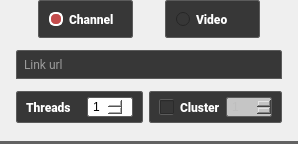
                                   <widget class="QFrame" name="frame_12">
                                    <property name="styleSheet">
                                     <string notr="true">border-bottom:3px solid rgb(98, 98, 98);
border-left:none;
border-right:none;
border-top:none;</string>
                                    </property>
                                    <property name="frameShape">
                                     <enum>QFrame::StyledPanel</enum>
                                    </property>
                                    <property name="frameShadow">
                                     <enum>QFrame::Raised</enum>
                                    </property>
                                    <layout class="QVBoxLayout" name="verticalLayout_3">
                                     <property name="spacing">
                                      <number>12</number>
                                     </property>
                                     <property name="topMargin">
                                      <number>0</number>
                                     </property>
                                     <property name="bottomMargin">
                                      <number>13</number>
                                     </property>
                                     <item>
                                      <widget class="QFrame" name="frame_10">
                                       <property name="maximumSize">
                                        <size>
                                         <width>16777215</width>
                                         <height>16777215</height>
                                        </size>
                                       </property>
                                       <property name="font">
                                        <font>
                                         <pointsize>10</pointsize>
                                        </font>
                                       </property>
                                       <property name="styleSheet">
                                        <string notr="true">border:none</string>
                                       </property>
                                       <property name="frameShape">
                                        <enum>QFrame::StyledPanel</enum>
                                       </property>
                                       <property name="frameShadow">
                                        <enum>QFrame::Raised</enum>
                                       </property>
                                       <layout class="QHBoxLayout" name="horizontalLayout_12" stretch="0,2">
                                        <property name="spacing">
                                         <number>5</number>
                                        </property>
                                        <property name="leftMargin">
                                         <number>0</number>
                                        </property>
                                        <property name="topMargin">
                                         <number>0</number>
                                        </property>
                                        <property name="rightMargin">
                                         <number>0</number>
                                        </property>
                                        <property name="bottomMargin">
                                         <number>0</number>
                                        </property>
                                        <item>
                                         <widget class="QRadioButton" name="radioButton">
                                          <property name="maximumSize">
                                           <size>
                                            <width>95</width>
                                            <height>16777215</height>
                                           </size>
                                          </property>
                                          <property name="font">
                                           <font>
                                            <family>Roboto Black</family>
                                            <pointsize>9</pointsize>
                                            <weight>50</weight>
                                            <bold>false</bold>
                                           </font>
                                          </property>
                                          <property name="styleSheet">
                                           <string notr="true">
QRadioButton{background-color: rgb(55, 55, 55);
color: rgb(255, 255, 255);
border: 1px solid  rgb(91, 91, 91);
border-radius:2px;
padding:10px;
}

QRadioButton::hover{
	background-color: rgb(59, 59, 59);}


QRadioButton::indicator:checked {
    background-color: rgb(195, 75, 75);
    border:                 2px solid white;
	border-radius:6px;
}</string>
                                          </property>
                                          <property name="text">
                                           <string>Channel</string>
                                          </property>
                                          <property name="checked">
                                           <bool>true</bool>
                                          </property>
                                         </widget>
                                        </item>
                                        <item>
                                         <widget class="QRadioButton" name="radioButton_2">
                                          <property name="maximumSize">
                                           <size>
                                            <width>95</width>
                                            <height>16777215</height>
                                           </size>
                                          </property>
                                          <property name="font">
                                           <font>
                                            <family>Roboto Black</family>
                                            <pointsize>9</pointsize>
                                            <weight>50</weight>
                                            <bold>false</bold>
                                           </font>
                                          </property>
                                          <property name="styleSheet">
                                           <string notr="true">
QRadioButton{background-color: rgb(55, 55, 55);
color: rgb(255, 255, 255);
border: 1px solid  rgb(91, 91, 91);
border-radius:2px;
padding:10px;
}

QRadioButton::hover{
	background-color: rgb(59, 59, 59);}

QRadioButton::indicator:checked {
    background-color: rgb(195, 75, 75);
    border:                 2px solid white;
	border-radius:6px;
}

</string>
                                          </property>
                                          <property name="text">
                                           <string>Video</string>
                                          </property>
                                         </widget>
                                        </item>
                                       </layout>
                                      </widget>
                                     </item>
                                     <item>
                                      <widget class="QFrame" name="frame_7">
                                       <property name="maximumSize">
                                        <size>
                                         <width>16777215</width>
                                         <height>45</height>
                                        </size>
                                       </property>
                                       <property name="styleSheet">
                                        <string notr="true">border:none</string>
                                       </property>
                                       <property name="frameShape">
                                        <enum>QFrame::StyledPanel</enum>
                                       </property>
                                       <property name="frameShadow">
                                        <enum>QFrame::Raised</enum>
                                       </property>
                                       <layout class="QHBoxLayout" name="horizontalLayout_14" stretch="10">
                                        <property name="spacing">
                                         <number>0</number>
                                        </property>
                                        <property name="leftMargin">
                                         <number>5</number>
                                        </property>
                                        <property name="topMargin">
                                         <number>0</number>
                                        </property>
                                        <property name="rightMargin">
                                         <number>5</number>
                                        </property>
                                        <property name="bottomMargin">
                                         <number>0</number>
                                        </property>
                                        <item>
                                         <widget class="QLineEdit" name="lineEdit">
                                          <property name="font">
                                           <font>
                                            <family>Roboto</family>
                                            <pointsize>9</pointsize>
                                           </font>
                                          </property>
                                          <property name="styleSheet">
                                           <string notr="true">QLineEdit{
background-color: rgb(55, 55, 55);
color: rgb(255, 255, 255);
border: 1px solid  rgb(91, 91, 91);
border-bottom-left-radius:0px;
border-top-left-radius:2px;
border-bottom-right-radius:0px;
border-top-right-radius:2px;
padding:5px;
}

QLineEdit::hover{background-color: rgb(59, 59, 59);}

QLineEdit::focus{
	border:1px solid rgb(195, 75, 75);
}</string>
                                          </property>
                                          <property name="placeholderText">
                                           <string>Link url</string>
                                          </property>
                                         </widget>
                                        </item>
                                       </layout>
                                      </widget>
                                     </item>
                                     <item>
                                      <widget class="QFrame" name="frame_11">
                                       <property name="maximumSize">
                                        <size>
                                         <width>16777215</width>
                                         <height>16777215</height>
                                        </size>
                                       </property>
                                       <property name="styleSheet">
                                        <string notr="true">border:none</string>
                                       </property>
                                       <property name="frameShape">
                                        <enum>QFrame::StyledPanel</enum>
                                       </property>
                                       <property name="frameShadow">
                                        <enum>QFrame::Raised</enum>
                                       </property>
                                       <layout class="QHBoxLayout" name="horizontalLayout_11" stretch="2,2">
                                        <property name="spacing">
                                         <number>6</number>
                                        </property>
                                        <property name="leftMargin">
                                         <number>5</number>
                                        </property>
                                        <property name="topMargin">
                                         <number>0</number>
                                        </property>
                                        <property name="rightMargin">
                                         <number>5</number>
                                        </property>
                                        <property name="bottomMargin">
                                         <number>5</number>
                                        </property>
                                        <item>
                                         <widget class="QFrame" name="frame_13">
                                          <property name="minimumSize">
                                           <size>
                                            <width>0</width>
                                            <height>19</height>
                                           </size>
                                          </property>
                                          <property name="maximumSize">
                                           <size>
                                            <width>16777215</width>
                                            <height>37</height>
                                           </size>
                                          </property>
                                          <property name="styleSheet">
                                           <string notr="true">background-color: rgb(55, 55, 55);
border: 1px solid  rgb(91, 91, 91);
border-radius:2px;
</string>
                                          </property>
                                          <property name="frameShape">
                                           <enum>QFrame::StyledPanel</enum>
                                          </property>
                                          <property name="frameShadow">
                                           <enum>QFrame::Raised</enum>
                                          </property>
                                          <layout class="QHBoxLayout" name="horizontalLayout_16" stretch="3,1">
                                           <property name="topMargin">
                                            <number>5</number>
                                           </property>
                                           <property name="bottomMargin">
                                            <number>5</number>
                                           </property>
                                           <item>
                                            <widget class="QLabel" name="label_2">
                                             <property name="font">
                                              <font>
                                               <family>Roboto Black</family>
                                               <pointsize>9</pointsize>
                                               <weight>50</weight>
                                               <bold>false</bold>
                                              </font>
                                             </property>
                                             <property name="styleSheet">
                                              <string notr="true">color:white;
border:none;
</string>
                                             </property>
                                             <property name="text">
                                              <string>Threads</string>
                                             </property>
                                            </widget>
                                           </item>
                                           <item>
                                            <widget class="QSpinBox" name="spinBox">
                                             <property name="styleSheet">
                                              <string notr="true">QSpinBox{
		background-color: rgb(255, 255, 255); 
		margin-left:10px;

		width:25px;
		height:18px;
		padding-left:3px;
		}

QSpinBox::down-button  {
	background-color: rgb(68, 68, 68);	
		image: url(:/16x16/icons/16x16/cil-arrow-bottom.png);
		width:15px;
		height:10px;
		}

QSpinBox::up-button  {
	background-color: rgb(68, 68, 68);	
		image: url(:/16x16/icons/16x16/cil-arrow-top.png);
		width:15px;
		height:10px;
		}
QSpinBox::focus{
	border:1px solid rgb(195, 75, 75);
}

QSpinBox::up-arrow:hover { 	
		background-color: rgb(75, 75, 75);	
		image: url(:/16x16/icons/16x16/cil-arrow-top.png);
		width:15px;
		height:10px;
		}


QSpinBox::down-arrow:hover { 
		background-color: rgb(75, 75, 75);
		image: url(:/16x16/icons/16x16/cil-arrow-bottom.png);
		width:15px;
		height:10px;
		}

QSpinBox::up-arrow::pressed{
		background-color: rgb(71, 71, 71);
		image: url(:/16x16/icons/16x16/cil-arrow-top.png);
		width:15px;
		height:10px;
		}

QSpinBox::down-arrow::pressed{
		background-color: rgb(71, 71, 71);
		image: url(:/16x16/icons/16x16/cil-arrow-bottom.png);
		width:15px;
		height:10px;
		}

</string>
                                             </property>
                                             <property name="minimum">
                                              <number>1</number>
                                             </property>
                                             <property name="maximum">
                                              <number>8</number>
                                             </property>
                                            </widget>
                                           </item>
                                          </layout>
                                         </widget>
                                        </item>
                                        <item>
                                         <widget class="QFrame" name="frame_14">
                                          <property name="minimumSize">
                                           <size>
                                            <width>0</width>
                                            <height>0</height>
                                           </size>
                                          </property>
                                          <property name="maximumSize">
                                           <size>
                                            <width>16777215</width>
                                            <height>37</height>
                                           </size>
                                          </property>
                                          <property name="styleSheet">
                                           <string notr="true">background-color: rgb(55, 55, 55);
border: 1px solid  rgb(91, 91, 91);
border-radius:2px;
</string>
                                          </property>
                                          <property name="frameShape">
                                           <enum>QFrame::StyledPanel</enum>
                                          </property>
                                          <property name="frameShadow">
                                           <enum>QFrame::Raised</enum>
                                          </property>
                                          <layout class="QHBoxLayout" name="horizontalLayout_17" stretch="1,3,3">
                                           <property name="topMargin">
                                            <number>5</number>
                                           </property>
                                           <property name="bottomMargin">
                                            <number>5</number>
                                           </property>
                                           <item>
                                            <widget class="QCheckBox" name="checkBox">
                                             <property name="minimumSize">
                                              <size>
                                               <width>15</width>
                                               <height>0</height>
                                              </size>
                                             </property>
                                             <property name="maximumSize">
                                              <size>
                                               <width>15</width>
                                               <height>16777215</height>
                                              </size>
                                             </property>
                                             <property name="styleSheet">
                                              <string notr="true">CheckBox{
	border:none;	
	margin-right:0px;
}

CheckBox::hover{
	border:1px solid rgb(195, 75, 75);
}

CheckBox::indicator:checked {
    background-color: rgb(195, 75, 75);
    border:                 2px solid white;
	border-radius:6px;
}
</string>
                                             </property>
                                             <property name="text">
                                              <string/>
                                             </property>
                                            </widget>
                                           </item>
                                           <item>
                                            <widget class="QLabel" name="label_3">
                                             <property name="enabled">
                                              <bool>true</bool>
                                             </property>
                                             <property name="font">
                                              <font>
                                               <family>Roboto Black</family>
                                               <pointsize>9</pointsize>
                                               <weight>50</weight>
                                               <bold>false</bold>
                                              </font>
                                             </property>
                                             <property name="styleSheet">
                                              <string notr="true">color:white;
border:none;
</string>
                                             </property>
                                             <property name="text">
                                              <string>Cluster</string>
                                             </property>
                                            </widget>
                                           </item>
                                           <item>
                                            <widget class="QSpinBox" name="spinBox_2">
                                             <property name="enabled">
                                              <bool>false</bool>
                                             </property>
                                             <property name="sizePolicy">
                                              <sizepolicy hsizetype="Preferred" vsizetype="Preferred">
                                               <horstretch>0</horstretch>
                                               <verstretch>0</verstretch>
                                              </sizepolicy>
                                             </property>
                                             <property name="minimumSize">
                                              <size>
                                               <width>0</width>
                                               <height>0</height>
                                              </size>
                                             </property>
                                             <property name="maximumSize">
                                              <size>
                                               <width>16777215</width>
                                               <height>16777215</height>
                                              </size>
                                             </property>
                                             <property name="styleSheet">
                                              <string notr="true">QSpinBox{
		background-color: rgb(255, 255, 255); 

		width:25px;
		height:18px;
		padding-left:3px;
		}
QSpinBox:disabled {
	background-color: rgb(197, 197, 197);
}

QSpinBox::down-button  {
	background-color: rgb(68, 68, 68);	
		image: url(:/16x16/icons/16x16/cil-arrow-bottom.png);
		width:15px;
		height:10px;
		}

QSpinBox::up-button  {
	background-color: rgb(68, 68, 68);	
		image: url(:/16x16/icons/16x16/cil-arrow-top.png);
		width:15px;
		height:10px;
		}

QSpinBox::focus{
	border:1px solid rgb(195, 75, 75);
}

QSpinBox::up-arrow:hover { 	
		background-color: rgb(75, 75, 75);	
		image: url(:/16x16/icons/16x16/cil-arrow-top.png);
		width:15px;
		height:10px;
		}


QSpinBox::down-arrow:hover { 
		background-color: rgb(75, 75, 75);
		image: url(:/16x16/icons/16x16/cil-arrow-bottom.png);
		width:15px;
		height:10px;
		}

QSpinBox::up-arrow::pressed{
		background-color: rgb(71, 71, 71);
		image: url(:/16x16/icons/16x16/cil-arrow-top.png);
		width:15px;
		height:10px;
		}

QSpinBox::down-arrow::pressed{
		background-color: rgb(71, 71, 71);
		image: url(:/16x16/icons/16x16/cil-arrow-bottom.png);
		width:15px;
		height:10px;
		}

</string>
                                             </property>
                                             <property name="minimum">
                                              <number>1</number>
                                             </property>
                                             <property name="maximum">
                                              <number>5</number>
                                             </property>
                                            </widget>
                                           </item>
                                          </layout>
                                         </widget>
                                        </item>
                                       </layout>
                                      </widget>
                                     </item>
                                    </layout>
                                   </widget>
